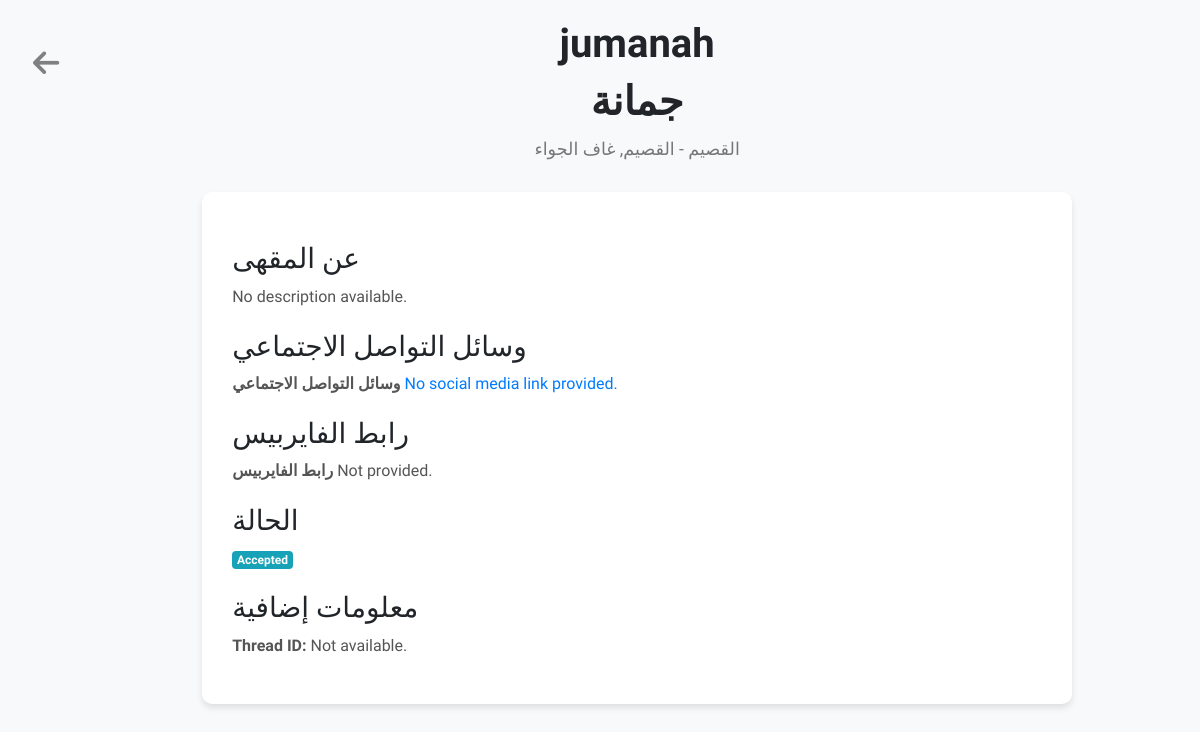
The page /ar/admins/user/18/ (signed in) on the database as committed earlier.
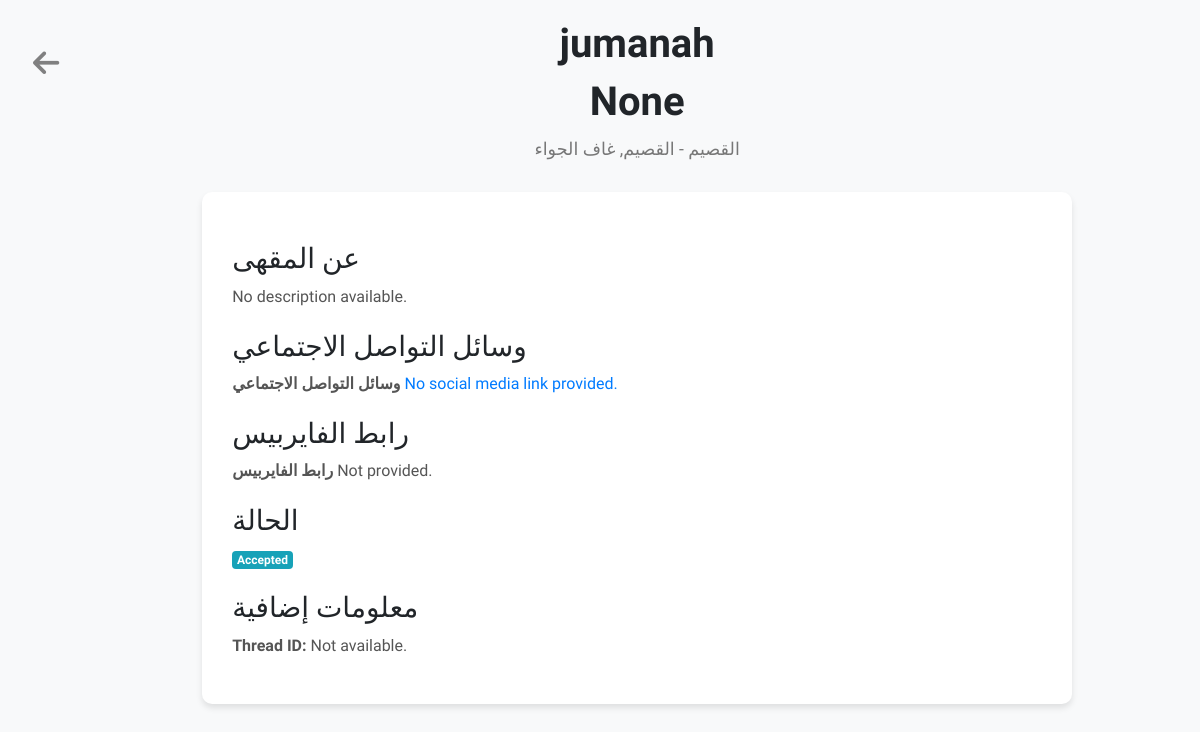
The same page on the database as committed later.
### authentication/models.py (models this page shows, shortened)
class UserProfile(models.Model):
    class Meta:
        db_table = 'authentication_userprofile'
    PENDING = 0
    ACCEPTED = 1
    DENIED = 2
    STATUS_CHOICES = [
        (PENDING, 'Pending'),
        (ACCEPTED, 'Accepted'),
        (DENIED, 'Denied'),
    ]
    user = models.OneToOneField(User, on_delete=models.CASCADE)  # Links to User model
    cafe_name = models.CharField(max_length=255)  # Cafe name
    cafe_name_ar = models.CharField(max_length=255,blank=True, null=True)  # Cafe name in arabic
    data_file = models.FileField(upload_to='static/uploads/' )  # Upload CSV or any file
    firebase_config = models.URLField(blank=True, null=True)  # Firebase Config link
    status = models.IntegerField(choices=STATUS_CHOICES, default=PENDING)  # Default to pending
    location = models.CharField(max_length=255, default='Filler' )
    area = models.ForeignKey(Area, on_delete=models.CASCADE)
    city = models.ForeignKey(City, on_delete=models.CASCADE)
    social_media_link = models.URLField(blank=True, null=True)
    cafe_description = models.TextField(blank=True, null=True)
    cafe_logo = models.ImageField(upload_to='static/logos/', blank=True, null=True)
    last_updated = models.DateTimeField(auto_now=True)

class Area(models.Model):
    class Meta:
        db_table = 'authentication_area'
    name = models.CharField(max_length=255, unique=True)

class City(models.Model):
    class Meta:
        db_table = 'authentication_city'
    name = models.CharField(max_length=255)
    area = models.ForeignKey(Area, on_delete=models.CASCADE, related_name="cities")

### authentication/decorators.py (the view, shortened to what this page needs)
        def wrapper_func(request, *args, **kwargs):
            user_profile = getattr(request.user, 'userprofile', None)
            if request.user.groups.exists():
                user_group = request.user.groups.all()[0].name
                if user_group in allowed_roles:
                    return view_func(request, *args, **kwargs)
            return redirect('login_page')  # Redirect non-logged-in users to login

### administrators/views.py (called while the page is built)
@login_required
@allowed_users(allowed_roles=['admins'])
def user_details(request, user_id):
    user_profile = get_object_or_404(UserProfile, id=user_id)
    return render(request, 'admins/user_details.html', {'user_profile': user_profile})

### templates/admins/user_details.html (shortened to what this page needs)
{% load static %}
{% load i18n %}
<!DOCTYPE html>
<html lang="en">
<head>
    <link href="https://stackpath.bootstrapcdn.com/bootstrap/4.5.2/css/bootstrap.min.css" rel="stylesheet">
    <link href="https://cdnjs.cloudflare.com/ajax/libs/font-awesome/5.15.4/css/all.min.css" rel="stylesheet">
</head>
<body>
    <div class='row'>
    <a href="javascript:window.history.back();" class="mt-5 ml-5">
        <i class="fas fa-arrow-left" style="font-size:30px; color:gray;"></i>
    </a>
    <div class="container">
        <div class="user-header">
            <h1>{{ user_profile.cafe_name }}</h1>
            <h1>{{ user_profile.cafe_name_ar }}</h1>
            <p>{{ user_profile.location }} - {{ user_profile.area.name }}, {{ user_profile.city.name }}</p>
        </div>
        <div class="content">
            <h2>{%trans 'About the Cafe'%}</h2>
            <p>{{ user_profile.cafe_description|default:"No description available." }}</p>
            <h2>{%trans 'Contact & Social Media'%}</h2>
            <p><strong>{%trans 'Social Media:'%}</strong> <a href="{{ user_profile.social_media_link }}" target="_blank">{{ user_profile.social_media_link|default:"No social media link provided." }}</a></p>
            <h2>{%trans 'Firebase Configuration'%}</h2>
            <p><strong>{%trans 'Firebase Config Link:'%}</strong> {{ user_profile.firebase_config|default:"Not provided." }}</p>
            <h2>{%trans 'Status'%}</h2>
            <p><span class="badge badge-info">{{ user_profile.get_status_display }}</span></p>
            <h2>{%trans 'Additional Information'%}</h2>
            <p><strong>{%trans 'Thread ID:'%}</strong> {{ user_profile.thread_id|default:"Not available." }}</p>
        </div>
    </div>
</div>
</body>
</html>

### templates/admins/user_details.html (style rules this page uses)
body { font-family: "beiruti", sans-serif; background-color: #f8f9fa; }
.container { max-width: 900px; margin-top: 20px; }
.user-header { text-align: center; margin-bottom: 30px; }
.user-header h1 { font-size: 2.5rem; font-weight: 700; margin-bottom: 10px; }
.user-header p { font-size: 1.1rem; color: #777; }
.content { background-color: #fff; padding: 30px; border-radius: 10px; box-shadow: 0 4px 6px rgba(0, 0, 0, 0.1); }
.content h2 { font-size: 1.75rem; margin-top: 20px; }
.content p { font-size: 1rem; line-height: 1.6; color: #555; }
.content .badge { margin-right: 10px; }

Rows that differ between the two databases and show on the page:
changed UserProfile "jumanah": cafe_name_ar "جمانة" → "None"
